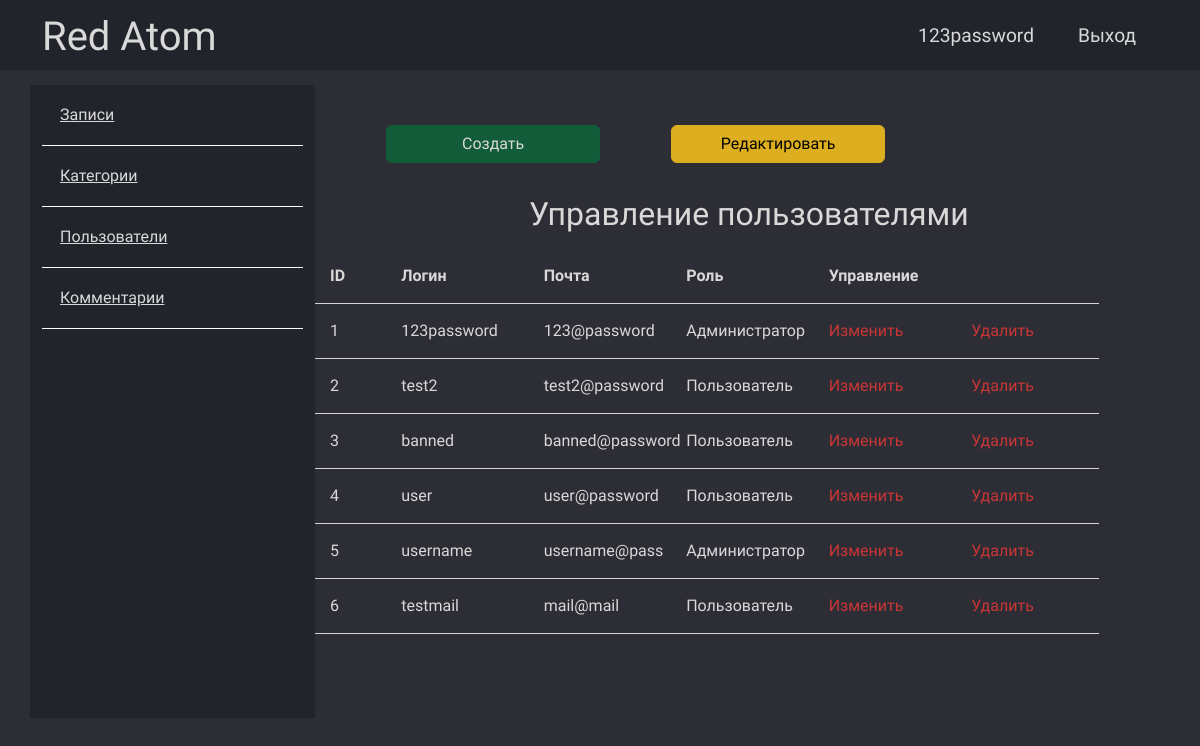
Screenshot of /admin/users/index.php (signed in) with the database file from the repository.
### tables this page shows
CREATE TABLE `users` (
  `id` int NOT NULL,
  `admin` tinyint NOT NULL,
  `blocked` tinyint NOT NULL DEFAULT '0',
  `username` varchar(255) NOT NULL,
  `email` varchar(255) NOT NULL,
  `password` varchar(255) NOT NULL,
  `created` timestamp NOT NULL DEFAULT CURRENT_TIMESTAMP
);

### app/database/db.php (called while the page is built, shortened)
<?php
require('connect.php');
function checkForError($query){
    $errorInfo = $query->errorInfo();
    return true;
}
function selectAll($table, $params=[]){
    global $pdo;
    $sql = "Select * From $table";
    $query = $pdo->prepare($sql);
    $query -> execute();
    return $query->fetchAll();
}
?>

### app/controllers/users-admin.php (called while the page is built, shortened)
<?php
    $users = selectAll('users');
?>

### admin/users/index.php (the view, shortened to what this page needs)
<?php
    include_once "../../app/database/db.php";
    include("../../app/controllers/users-admin.php");
?>
<!DOCTYPE html>
<html lang="ru">
<head>
    <link rel="stylesheet" href="../../assets/css/admin.css">
    <link href="https://cdn.jsdelivr.net/npm/bootstrap@5.3.0-alpha3/dist/css/bootstrap.min.css" rel="stylesheet"
>
</head>
<body>
    <?php include("../../app/include/header-admin.php"); ?>
    <div class="container content_zone">
        <?php include "../../app/include/sidebar-admin.php"; ?>
        <div class="posts col-9">
            <div class="button row">
                <span class="col-1"></span>
                <a href="<?php echo BASE_URL . "admin/users/create.php";?>" class="col-3 btn btn-success green-btn">Создать</a>
                <span class="col-1"></span>
                <a href="<?php echo BASE_URL . "admin/users/index.php";?>" class="col-3 btn btn-warning edit-btn">Редактировать</a>
            </div>
            <div class="row title-table">
                <h2>Управление пользователями</h2>
                <div class="col-1 text">ID</div>
                <div class="col-2 text">Логин</div>
                <div class="col-2 text">Почта</div>
                <div class="col-2 text">Роль</div>
                <div class="col-4 text">Управление</div>
            </div>
            <?php foreach ($users as $key => $user):?>
                <div class="row post">
                    <div class="col-1 text"><?=$key+1?></div>
                    <div class="col-2 text"><?=$user['username']?></div>
                    <div class="col-2 text"><?=$user['email']?></div>
                    <?php if($user['admin'] == 1): ?>
                        <div class="col-2 text">Администратор</div>
                    <?php else: ?>
                        <div class="col-2 text">Пользователь</div>
                    <?php endif;?>
                    <div class="red col-2"><a href="edit.php?edit_id=<?=$user['id']; ?>">Изменить</a></div>
                    <div class="del col-2"><a href="index.php?dell_id=<?=$user['id']; ?>">Удалить</a></div>
                </div>
            <?php endforeach;?>
        </div>
    </div>
    </div>
</body>

### assets/css/admin.css (style rules this page uses)
:root { --mainColor: #2D2D35; --additionalColor: #22242B; --actionProjectColor: #C83636; --headerColor: #E0E6F0; --textColor: #D9D9D9; --standardButtonBorderColor: #3F424A; --standardButtonBackgroundColor: #24252B; --backgroundTextProjectColor: #F9ECEC; }
* { font-family: 'Work Sans'; }
html, h1, h2, h3, h4, h5, h6 { color: var(--textColor) !important; }
body { background: var(--mainColor) !important; }
a { text-decoration: none; color: inherit; }
.content_zone { margin: 15px 0px; }
.posts { height: 100%; padding: 40px 100px 100px; }
.posts h2 { text-align: center; margin: 2rem 0 1rem 0.4rem; }
.posts .title-table div { padding: 15px; text-align: left; border-bottom: 1px solid #d3d3d3; font-weight: 700; }
.posts .post div { padding: 15px; text-align: left; border-bottom: 1px solid #d3d3d3; }
.posts .post .red a { text-decoration: none; color: var(--actionProjectColor); }
.posts .post .del a { color: var(--actionProjectColor); text-decoration: none; }
.text { color: var(--textColor) !important; }
.green-btn { color: var(--textColor) !important; background: hwb(152 7% 64%) !important; border-color: hwb(152 7% 64%) !important; }
.edit-btn { background: #ddae20 !important; border-color: #ddae20 !important; }

### rows the page displays
users: username "123password", email "123@password", admin "Администратор"
users: username "test2", email "test2@password", admin "Пользователь"
users: username "banned", email "banned@password", admin "Пользователь"
users: username "user", email "user@password", admin "Пользователь"
users: username "username", email "username@pass", admin "Администратор"
users: username "testmail", email "mail@mail", admin "Пользователь"

### other values shown
$_SESSION['login'] "123password"
